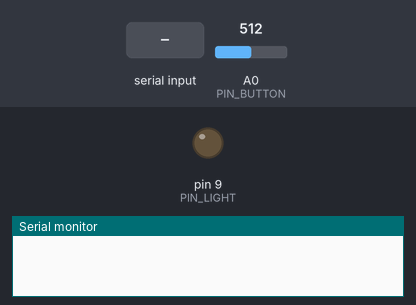
The sketch below on a simulated Arduino Uno, built with avr-gcc and run on an emulated ATmega328P. On the bench: output pins drawn as LEDs (lit = HIGH), the last lines printed to the serial monitor. The inputs (shaded band) are chosen by the test bench; at power-on: A0 (PIN_BUTTON) = 512.

Above: at 1.25 s.
1.3 s: "**BRBQ*I\n" received over Serial
At 1.9 s:
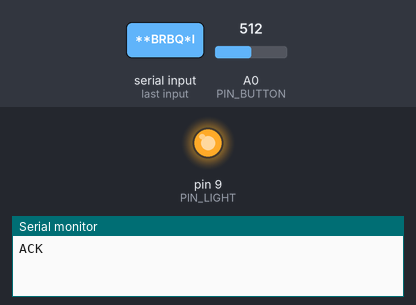
2.8 s: "**BRBQ*H\n" received over Serial
At 3.1 s:
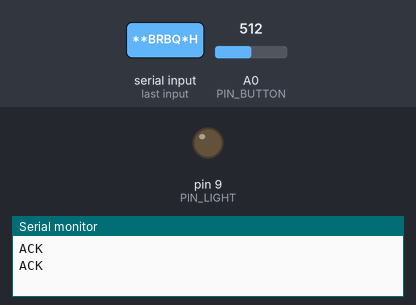
5.8 s: "**BRBQ*L\n" received over Serial
At 6.6 s:
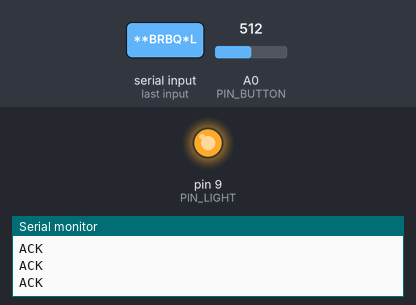
Timing chart, 0 to 8.8 s (numbered marks = the images above; inputs shaded):
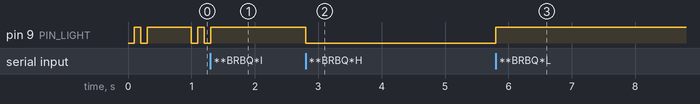

Measured:
- after the input at 1.3 s, pin 9 (PIN_LIGHT): goes on until 1.3 s, then stays HIGH
- after the input at 2.8 s, pin 9 (PIN_LIGHT): HIGH → LOW at once
- after the input at 5.8 s, pin 9 (PIN_LIGHT): LOW → HIGH at once

The sketch:

BigRedButtonQuiz.ino
```cpp
#define PIN_BUTTON A0
#define PIN_LIGHT 9

#define PI 3.14159265359

bool _connected = false;
bool _lastButtonState = false;
bool _lightState = false;

void setup()
{
    pinMode(PIN_BUTTON, INPUT);
    pinMode(PIN_LIGHT, OUTPUT);

    Serial.begin(38400);
    _lastButtonState = readButtonState();
}

void loop()
{
    // Wait for PC to open COM port
    while (!Serial)
    {
        _connected = false;
        analogWrite(PIN_LIGHT, 32 + static_cast<int>((sin(static_cast<float>(millis()) / 1000.0f * PI) * 0.5f + 0.5f) * 192.0f));
    }

    /// Wait for initialization command from PC
    while (!_connected)
    {
        // Keep LED flashing
        unsigned long t = millis() % 1000;
        setLight(t < 100 || (200 <= t && t < 300));

        if (Serial.available())
        {
            String result = Serial.readStringUntil('\n');
            if (result.equals("**BRBQ*I"))
            {
                _connected = true;
                _lightState = false;
                Serial.print("ACK\n");
            }
            else
            {
                Serial.print("NAK\n");
            }
        }
    }

    // Connection and initialization OK...

    // Read button state
    bool buttonState = readButtonState();

    // Check for manual state poll, and answer
    if (Serial.available())
    {
        String result = Serial.readStringUntil('\n');
        if (result.equals("**BRBQ*S"))
        {
            Serial.print(buttonState ? "SBD\n" : "SBU\n");
        }
        else if (result.equals("**BRBQ*H"))
        {
            _lightState = true;
            Serial.print("ACK\n");
        }
        else if (result.equals("**BRBQ*L"))
        {
            _lightState = false;
            Serial.print("ACK\n");
        }
        else
        {
            Serial.print("NAK\n");
        }
    }

    // Set LED to last set state
    setLight(_lightState);

    // Report wire state change
    if (buttonState != _lastButtonState)
    {
        Serial.print(buttonState ? "EBD\n" : "EBU\n");
        _lastButtonState = buttonState;
    }
}

bool readButtonState()
{
    // (Reads LOW when connected, HIGH when disconnected)
    int value = analogRead(PIN_BUTTON);

    // Schmitt trigger
    if (_lastButtonState && value >= 768) return false;
    if (!_lastButtonState && value < 256) return true;
    return _lastButtonState;
}

void setLight(bool on)
{
    digitalWrite(PIN_LIGHT, on ? LOW : HIGH);
}
```
